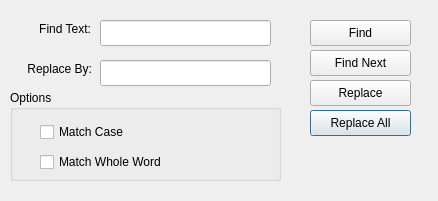
<?xml version="1.0" encoding="UTF-8"?>
<ui version="4.0">
 <class>d_editor_find</class>
 <widget class="QDialog" name="d_editor_find">
  <property name="geometry">
   <rect>
    <x>0</x>
    <y>0</y>
    <width>438</width>
    <height>201</height>
   </rect>
  </property>
  <property name="windowTitle">
   <string>Find / Replace</string>
  </property>
  <property name="modal">
   <bool>true</bool>
  </property>
  <widget class="QLineEdit" name="edt_text">
   <property name="geometry">
    <rect>
     <x>100</x>
     <y>20</y>
     <width>171</width>
     <height>26</height>
    </rect>
   </property>
  </widget>
  <widget class="QPushButton" name="bt_replace_all">
   <property name="geometry">
    <rect>
     <x>310</x>
     <y>110</y>
     <width>101</width>
     <height>26</height>
    </rect>
   </property>
   <property name="text">
    <string>Replace All</string>
   </property>
  </widget>
  <widget class="QLineEdit" name="edt_replace">
   <property name="geometry">
    <rect>
     <x>100</x>
     <y>60</y>
     <width>171</width>
     <height>26</height>
    </rect>
   </property>
  </widget>
  <widget class="QLabel" name="label">
   <property name="geometry">
    <rect>
     <x>20</x>
     <y>20</y>
     <width>71</width>
     <height>18</height>
    </rect>
   </property>
   <property name="text">
    <string>Find Text:</string>
   </property>
   <property name="alignment">
    <set>Qt::AlignRight|Qt::AlignTrailing|Qt::AlignVCenter</set>
   </property>
  </widget>
  <widget class="QLabel" name="label_2">
   <property name="geometry">
    <rect>
     <x>11</x>
     <y>60</y>
     <width>81</width>
     <height>18</height>
    </rect>
   </property>
   <property name="text">
    <string>Replace By:</string>
   </property>
   <property name="alignment">
    <set>Qt::AlignRight|Qt::AlignTrailing|Qt::AlignVCenter</set>
   </property>
  </widget>
  <widget class="QGroupBox" name="groupBox">
   <property name="geometry">
    <rect>
     <x>10</x>
     <y>90</y>
     <width>271</width>
     <height>91</height>
    </rect>
   </property>
   <property name="title">
    <string>Options</string>
   </property>
   <widget class="QCheckBox" name="chk_match_case">
    <property name="geometry">
     <rect>
      <x>30</x>
      <y>30</y>
      <width>111</width>
      <height>24</height>
     </rect>
    </property>
    <property name="text">
     <string>Match Case</string>
    </property>
   </widget>
   <widget class="QCheckBox" name="chk_match_whole_word">
    <property name="geometry">
     <rect>
      <x>30</x>
      <y>60</y>
      <width>151</width>
      <height>24</height>
     </rect>
    </property>
    <property name="text">
     <string>Match Whole Word</string>
    </property>
   </widget>
  </widget>
  <widget class="QPushButton" name="bt_find">
   <property name="geometry">
    <rect>
     <x>310</x>
     <y>20</y>
     <width>101</width>
     <height>26</height>
    </rect>
   </property>
   <property name="text">
    <string>Find</string>
   </property>
  </widget>
  <widget class="QPushButton" name="bt_replace">
   <property name="geometry">
    <rect>
     <x>310</x>
     <y>80</y>
     <width>101</width>
     <height>26</height>
    </rect>
   </property>
   <property name="text">
    <string>Replace</string>
   </property>
  </widget>
  <widget class="QPushButton" name="bt_find_next">
   <property name="geometry">
    <rect>
     <x>310</x>
     <y>50</y>
     <width>101</width>
     <height>26</height>
    </rect>
   </property>
   <property name="text">
    <string>Find Next</string>
   </property>
  </widget>
 </widget>
 <resources/>
 <connections/>
</ui>
